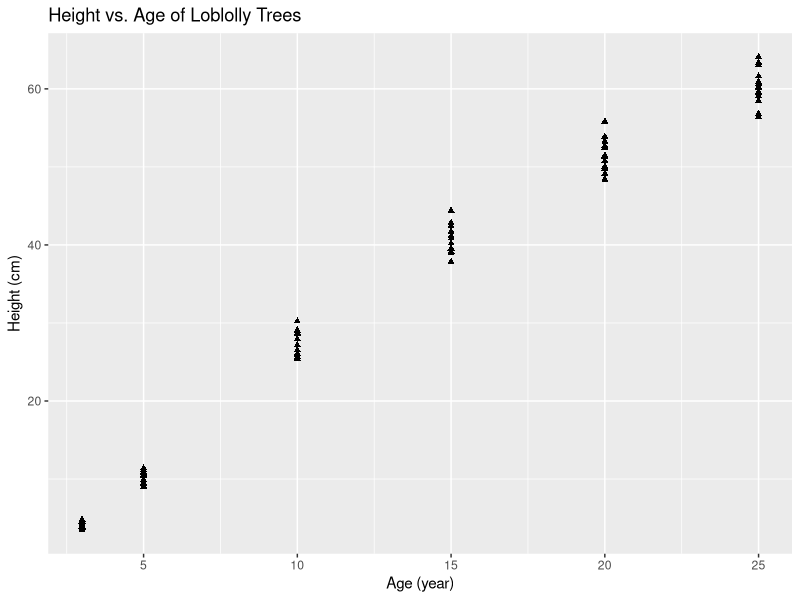
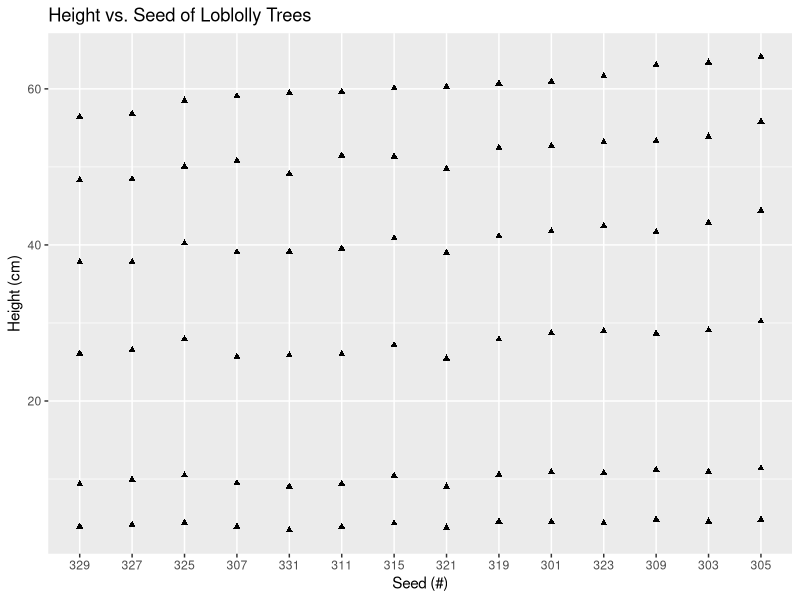

Write the R code that produced these figures, in order.
## ---- chunk 1
# Loading required libraries
library("ggplot2")
## ---- chunk 2
juliadata <- library(ggplot2)
data("Loblolly")
force(Loblolly)

ggplot(Loblolly, aes(x = age, y = height)) +
  geom_point(shape = 17) +
  labs(x = "Age (year)", 
       y = "Height (cm)", 
       title = "Height vs. Age of Loblolly Trees")

## ---- chunk 3
data("Loblolly")
force(Loblolly)

ggplot(Loblolly, aes(x = Seed, y = height)) +
  geom_point(shape = 17) +
  labs(x = "Seed (#)", 
       y = "Height (cm)", 
       title = "Height vs. Seed of Loblolly Trees")
